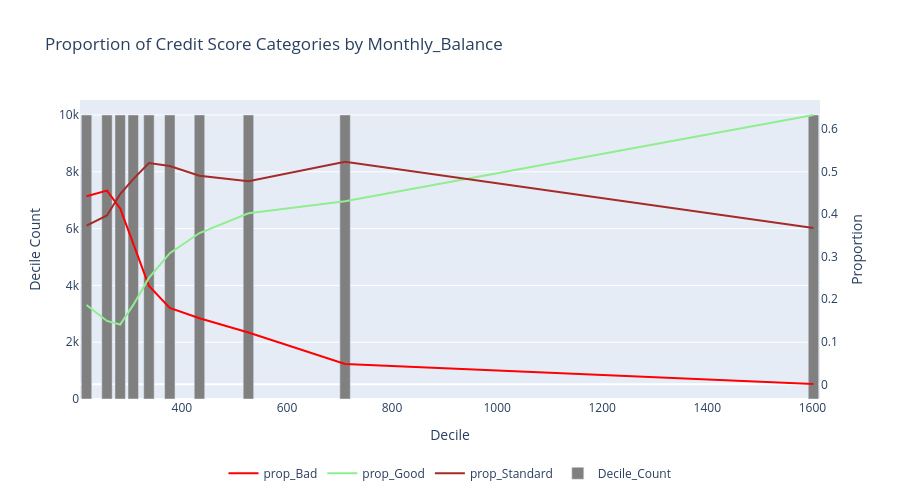

This figure's notebook cell:
### Markdown cell above
Proporción de Buenos: se observa una relación positiva, a mayor balance mensual mayor la proporción de buenos deudores.

Proporción de standard: la realación entre el balance mensual y la proporción de deudores Standard no es clara.

Proporción de malos: según lo esperado, la proporción de malos y el balance mensual se relacionan negativamente.

### Code cell
chart_types = {
    "prop_Good":"line",
    "prop_Standard":"line",
    "prop_Bad": "line",  
    "Decile_Count": "bar"    
}

fig = plot_interactive_chart(
    df=deciles_summary,  
    y_columns=["prop_Bad", "prop_Good", "prop_Standard", "Decile_Count"],  
    x_column="Decile_Max",  
    chart_types=chart_types, 
    title=f"Proportion of Credit Score Categories by {continuous_variable}",
    x_title="Decile",
    y_title="Decile Count",  
    y2_title="Proportion",   
    secondary_y=["prop_Bad", "prop_Good", "prop_Standard"],  
    width=900,
    height=500,
    custom_colors={"prop_Bad": "red", "prop_Good":"lightgreen",
    "prop_Standard":"brown", "Decile_Count": "gray"}  
)

fig.show()

### Figure 1 — Plotly figure (JSON) as saved in the notebook; plotly's stock layout.template omitted (floating-point values rounded to 4 significant figures)
{"data": [{"line": {"color": "red"}, "mode": "lines", "name": "prop_Bad", "type": "scatter", "x": [218.5, 257.4, 282.6, 307.4, 337.3, 377.0, 433.5, 526.7, 710.6, 1602.0], "y": [0.4416, 0.4547, 0.413, 0.3319, 0.2309, 0.1795, 0.155, 0.1218, 0.0478, 0.0006], "yaxis": "y2"}, {"line": {"color": "lightgreen"}, "mode": "lines", "name": "prop_Good", "type": "scatter", "x": [218.5, 257.4, 282.6, 307.4, 337.3, 377.0, 433.5, 526.7, 710.6, 1602.0], "y": [0.1861, 0.1488, 0.1404, 0.1864, 0.2497, 0.3079, 0.3552, 0.4017, 0.4298, 0.6324], "yaxis": "y2"}, {"line": {"color": "brown"}, "mode": "lines", "name": "prop_Standard", "type": "scatter", "x": [218.5, 257.4, 282.6, 307.4, 337.3, 377.0, 433.5, 526.7, 710.6, 1602.0], "y": [0.3723, 0.3965, 0.4466, 0.4817, 0.5194, 0.5126, 0.4898, 0.4765, 0.5224, 0.367], "yaxis": "y2"}, {"marker": {"color": "gray"}, "name": "Decile_Count", "type": "bar", "x": [218.5, 257.4, 282.6, 307.4, 337.3, 377.0, 433.5, 526.7, 710.6, 1602.0], "y": [10000, 10000, 10000, 10000, 10000, 10000, 10000, 10000, 10000, 10000], "yaxis": "y"}], "layout": {"height": 500, "legend": {"orientation": "h", "x": 0.5, "xanchor": "center", "y": -0.2, "yanchor": "top"}, "title": {"text": "Proportion of Credit Score Categories by Monthly_Balance"}, "width": 900, "xaxis": {"title": {"text": "Decile"}}, "yaxis": {"title": {"text": "Decile Count"}}, "yaxis2": {"overlaying": "y", "showgrid": false, "side": "right", "title": {"text": "Proportion"}}}}
